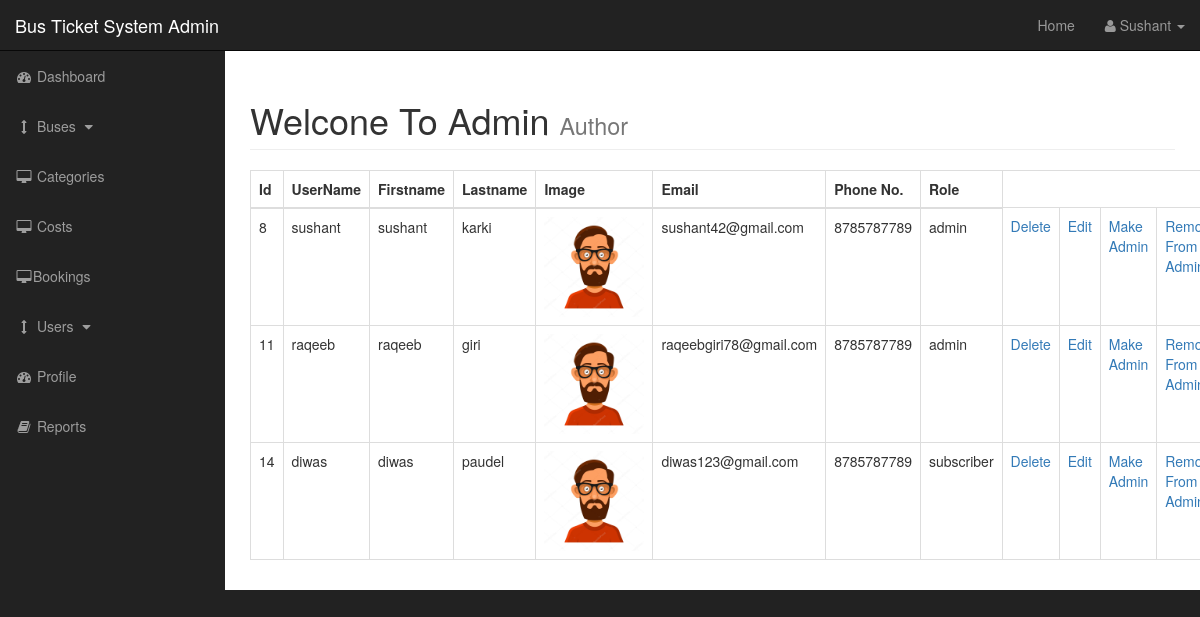
/admin/users.php (signed in), run on the app's committed database.
### tables this page shows
CREATE TABLE IF NOT EXISTS `users` (
  `user_id` int(200) NOT NULL AUTO_INCREMENT,
  `username` varchar(200) NOT NULL,
  `user_password` varchar(200) NOT NULL,
  `user_firstname` varchar(200) NOT NULL,
  `user_lastname` varchar(200) NOT NULL,
  `user_email` varchar(200) NOT NULL,
  `user_phoneno` varchar(200) NOT NULL,
  `user_role` varchar(200) NOT NULL,
  `user_image` varchar(200) NOT NULL,
  PRIMARY KEY (`user_id`)
);

### admin/users.php (the view, shortened to what this page needs)
<?php
include"includes/admin_header.php"; ?>
    <div id="wrapper">
        <?php include"includes/admin_navigation.php"; ?>
        <div id="page-wrapper">
            <div class="container-fluid">
                <div class="row">
                    <div class="col-lg-12">
                        <h1 class="page-header">
                            Welcone To Admin
                            <small>Author</small>
                        </h1>
                        <?php
                        if (isset($_GET['source'])) {
                            $source = $_GET['source'];
                        }
                        else {
                            $source = "";
                        }
                        switch ($source) {
                            default: ?>
                                <table class="table table-bordered table-hover">
                                <thead>
                                    <tr>
                                        <th>Id</th>
                                        <th>UserName</th>
                                        <th>Firstname</th>
                                        <th>Lastname</th>
                                        <th>Image</th>
                                        <th>Email</th>
                                        <th>Phone No.</th>
                                        <th>Role</th>
                                    </tr>
                                </thead>
                                <tbody>
                                    <?php
                                        $query = "SELECT *  FROM  users";
                                        $select_users = mysqli_query($connection,$query);
                                        while($row = mysqli_fetch_assoc($select_users)) {
                                            $user_id = $row['user_id'];
                                            $username = $row['username'];
                                            $user_firstname = $row['user_firstname'];
                                            $user_lastname = $row['user_lastname'];
                                            $user_email = $row['user_email'];
                                            $user_role = $row['user_role'];
                                            $user_phoneno = $row['user_phoneno'];
                                            $user_image = $row['user_image'];
                                     ?>
                                    <tr>
                                        <td><?php echo $user_id ?></td>
                                        <td><?php echo $username ?></td>
                                        <td><?php echo $user_firstname ?></td>
                                        <td><?php echo $user_lastname ?></td>
                                        <td><img width="100" src="images/<?php echo $user_image ?>"></td>
                                        <td><?php echo $user_email ?></td>
                                        <td><?php echo $user_phoneno ?></td>
                                        <td><?php echo $user_role ?></td>
                                        <?php echo "<td><a href='users.php?delete=$user_id'>Delete</a></td>"
                                       ; ?>
                                        <?php echo "<td><a href='users.php?source=update_user&user_id=$user_id'>Edit</a></td>"; ?>
                                        <?php echo "<td><a href='users.php?make_admin=$user_id'>Make Admin</a></td>"; ?>
                                        <?php echo "<td><a href='users.php?remove_from_admin=$user_id'>Remove From Admin</a></td>"; ?>
                                    </tr>
                                    <?php } ?>
                                </tbody>
                                </table><?php
                                break;
                        }
                        ?>
                    </div>
                </div>
            </div>
        </div>
<?php include"includes/admin_footer.php"; ?>

### admin/css/sb-admin.css (style rules this page uses)
body { margin-top: 100px; background-color: #222; }
@media (min-width:768px) { body { margin-top: 50px; } }
#wrapper { padding-left: 0; }
#page-wrapper { width: 100%; padding: 0; background-color: #fff; }
@media (min-width:768px) { #wrapper { padding-left: 225px; } }
@media (min-width:768px) { #page-wrapper { padding: 10px; } }

### data on the page
users: user_id "8", username "sushant", user_firstname "sushant", user_lastname "karki", user_image (placeholder picture), user_email "sushant42@gmail.com", user_phoneno "8785787789", user_role "admin"
users: user_id "11", username "raqeeb", user_firstname "raqeeb", user_lastname "giri", user_image (placeholder picture), user_email "raqeebgiri78@gmail.com", user_phoneno "8785787789", user_role "admin"
users: user_id "14", username "diwas", user_firstname "diwas", user_lastname "paudel", user_image (placeholder picture), user_email "diwas123@gmail.com", user_phoneno "8785787789", user_role "subscriber"

### other printed values
$_SESSION['s_username'] "Sushant"
